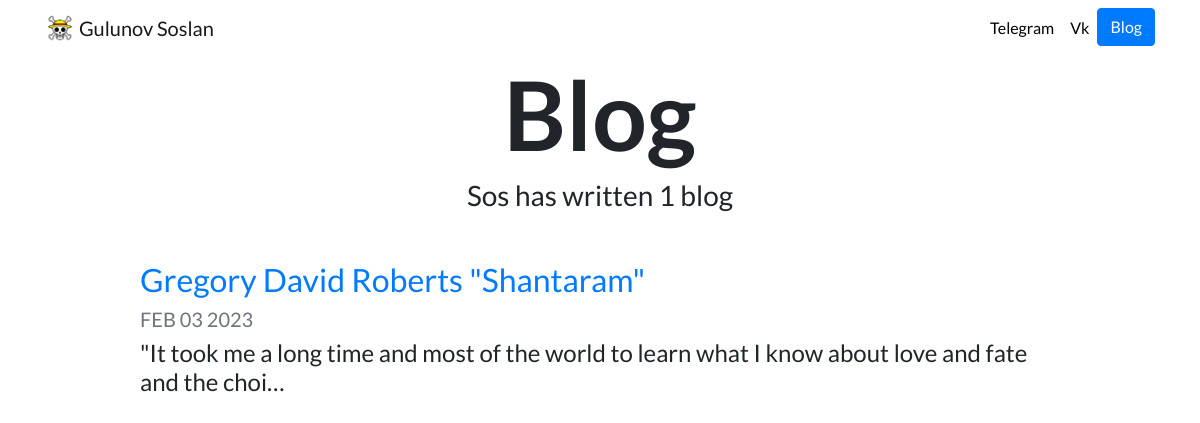
Screenshot of /blog/ with the database file from the repository.
### blog/models.py (models this page shows, shortened)
class Blog(models.Model):
    title = models.CharField(max_length=250)
    description = models.TextField()
    date = models.DateField()

### blog/views.py (the view)
# urls.py: path('', views.all_blogs, name='all_blogs'),
def all_blogs(request):
    blogs = Blog.objects.all().order_by('-date')
    return render(request, "blog/all_blogs.html", {'blogs': blogs})

### blog/templates/blog/all_blogs.html
{% extends "portfolio/base.html" %}
{% load static %}
{% block content %}
<h1 id="blogtitle" class="font-weight-bold text-center">Blog</h1>
<h3 class="text-center mb-5">Sos has written {{ blogs.count }} blog{{ blogs.count|pluralize }}</h3>
{% for blog in blogs %}
<div class="row justify-content-center my-3">
  <div class="col-md-10">
    <a href="{% url 'blog:detail' blog.id %}">
      <h2>{{ blog.title }}</h2>
    </a>
    <h5 class="text-muted">{{ blog.date|date:'M d Y'|upper }}</h5>
    <h4>{{ blog.description|striptags|truncatechars:100 }}</h4>
  </div>
</div>
{% endfor %}
{% endblock %}

### portfolio/static/portfolio/custom.css (style rules this page uses)
body { font-family: 'Lato', sans-serif; }
#blogtitle { font-size: 6rem; }

### rows the page displays
Blog: title "Gregory David Roberts \"Shantaram\"", date "FEB 03 2023", description "\"It took me a long time and most of the world to learn what I know about love and fate and the choi…"

### other values shown
{{ blogs.count }} "1"
